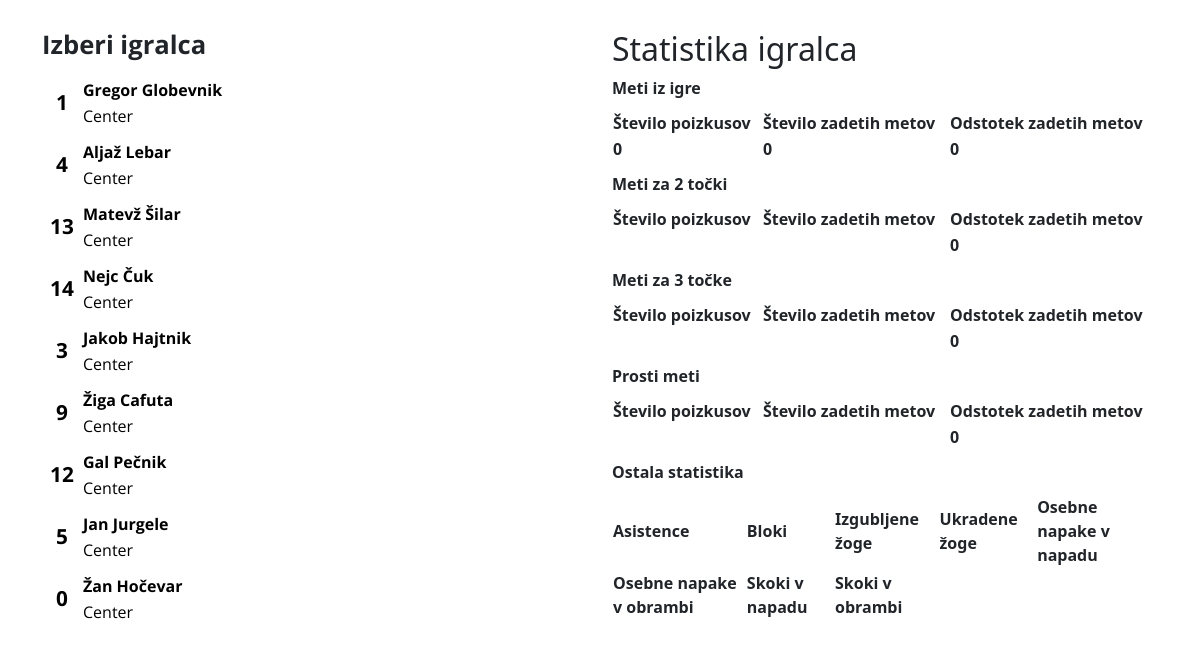
Screenshot of /final_stat with the database file from the repository.
### app/models.py (models this page shows, shortened)
class Players(db.Model):
    player_id = db.Column(db.Integer, primary_key=True, autoincrement=True)
    full_name = db.Column(db.String(50), index=True, nullable=False)
    jersey_no = db.Column(db.String(50), index=True, nullable=False)
    pa_1 = db.Column(db.Integer, index=True)
    pm_1 = db.Column(db.Integer, index=True)
    pa_2 = db.Column(db.Integer, index=True)
    pm_2 = db.Column(db.Integer, index=True)
    pa_3 = db.Column(db.Integer, index=True)
    pm_3 = db.Column(db.Integer, index=True)
    fouls_o = db.Column(db.Integer, index=True)
    fouls_d = db.Column(db.Integer, index=True)
    rebounds_o = db.Column(db.Integer, index=True)
    rebounds_d = db.Column(db.Integer, index=True)
    assists = db.Column(db.Integer, index=True)
    turnovers = db.Column(db.Integer, index=True)
    blocks = db.Column(db.Integer, index=True)
    steals = db.Column(db.Integer, index=True)
    id_positon = db.Column(db.Integer, db.ForeignKey('positions.position_id'), nullable=False)
    id_opponent = db.Column(db.Integer, db.ForeignKey('opponents.opponent_id'))

### app/routes.py (the view, shortened to what this page needs)
@app.route('/final_stat', methods=['GET', 'POST'])
def final_stat():
    selected_id = request.args.get('id', None)
    players = Players.query.all()
    current_opponent = Opponents.query.filter_by(date=date.today()).first()
    selected_player = Players.query.filter_by(player_id=selected_id).first()
    if selected_id is None:
        fga = 0
        fgm = 0
        percentage1 = 0
        percentage2 = 0
        percentage3 = 0
        percentage_fg = 0
    return render_template('final_stat.html', current_opponent=current_opponent, players=players,
                           selected_player=selected_player, fga=fga, fgm=fgm, percentage1=percentage1,
                           percentage2=percentage2, percentage3=percentage3, percentage_fg=percentage_fg)

### app/templates/final_stat.html (shortened to what this page needs)
<!DOCTYPE html>
<html lang="en">
<head>
    <link rel="stylesheet" href="{{ url_for('static',filename='style.css') }}">
    <link href="https://cdn.jsdelivr.net/npm/bootstrap@5.1.0/dist/css/bootstrap.min.css" rel="stylesheet">
    <link rel="stylesheet" href="/static/css/base.css">
    <link rel="stylesheet" href="/static/css/playerList.css">
</head>
<body>
    <div class="container">
        <div class="row">
            <div class="col">
                <h1>Izberi igralca</h1>
                <div class="side-players">
                    {% for player in players %}
                        <a href="{{ url_for('final_stat', id=player.player_id) }}" class="player" id="{{ player.player_id }}">
                            <table>
                                <tr>
                                    <td rowspan="2" class="player-id">
                                        <div>{{ player.jersey_no }}</div>
                                    </td>
                                    <td>
                                        <div class="player-name">{{ player.full_name }}</div>
                                    </td>
                                </tr>
                                <tr>
                                    <td>
                                        <div class="player-pos">Center</div>
                                    </td>
                                </tr>
                            </table>
                        </a>
                    {% endfor  %}
                </div>
            </div>
            <div class="col">
                <h2>Statistika igralca {{ selected_player.full_name }}</h2>
                <table>
                    <tr>
                        <td>Število poizkusov</td>
                        <td>Število zadetih metov</td>
                        <td>Odstotek zadetih metov</td>
                    </tr>
                    <tr>
                        <td id="fga">{{ fga }}</td>
                        <td id="fgm">{{ fgm }}</td>
                        <td id="percentage_fg">{{ percentage_fg }}</td>
                    </tr>
                </table>
                <table>
                    <tr>
                        <td>Število poizkusov</td>
                        <td>Število zadetih metov</td>
                        <td>Odstotek zadetih metov</td>
                    </tr>
                    <tr>
                        <td id="pa2">{{ selected_player.pa_2 }}</td>
                        <td id="pm2">{{ selected_player.pm_2 }}</td>
                        <td id="percentage2">{{ percentage2 }}</td>
                    </tr>
                </table>
                <table>
                    <tr>
                        <td>Število poizkusov</td>
                        <td>Število zadetih metov</td>
                        <td>Odstotek zadetih metov</td>
                    </tr>
                    <tr>
                        <td id="pa3">{{ selected_player.pa_3 }}</td>
                        <td id="pm3">{{ selected_player.pm_3 }}</td>
                        <td id="percentage3">{{ percentage3 }}</td>
                    </tr>
                </table>
                <table>
                    <tr>
                        <td>Število poizkusov</td>
                        <td>Število zadetih metov</td>
                        <td>Odstotek zadetih metov</td>
                    </tr>
                    <tr>
                        <td id="pa1">{{ selected_player.pa_1 }}</td>
                        <td id="pm1">{{ selected_player.pm_1 }}</td>
                        <td id="percentage1">{{ percentage1 }}</td>
                    </tr>
                </table>
                <table>
                    <tr>
                        <td>Asistence</td>
                        <td>Bloki</td>
                        <td>Izgubljene žoge</td>
                        <td>Ukradene žoge</td>
                        <td>Osebne napake v napadu</td>
                    </tr>
                    <tr>
                        <td id="ast">{{ selected_player.assists }}</td>
                        <td id="blk">{{ selected_player.blocks }}</td>
                        <td id="to">{{ selected_player.turnovers }}</td>
                        <td id="stl">{{ selected_player.steals }}</td>
                        <td id="opf">{{ selected_player.fouls_o }}</td>
                    </tr>
                    <tr>
                        <td>Osebne napake v obrambi</td>
                        <td>Skoki v napadu</td>
                        <td>Skoki v obrambi</td>
                    </tr>
                    <tr>
                        <td id="dpf">{{ selected_player.fouls_d }}</td>
                        <td id="oreb">{{ selected_player.rebounds_o }}</td>
                        <td id="dreb">{{ selected_player.rebounds_d }}</td>
                    </tr>
                </table>
            </div>
        </div>
    </div>
</body>
</html>

### app/static/css/playerList.css (style rules this page uses)
h1 { font-family: 'Open Sans', sans-serif; font-size: 1.6em; font-weight: bold; }
body { background-color: white; padding: 30px; }
div { font-weight:bold; }
.side-players { height: 100%; width: 40%; margin-top: 16px; }
a { text-decoration: none; }
table { margin: 10px 0; padding: 7px 0; width: 100%; border: none; border-radius: 10px; }
.player-id { font-family: 'Open Sans', sans-serif; font-weight: bold; color: black; font-size: 1.3em; width: 40px; text-align: center; }
.player-name { font-family: 'Open Sans', sans-serif; font-weight: bold; color: black; }
.player-pos { font-family: 'Open Sans', sans-serif; font-weight: lighter; color: black; }
@media screen and (max-width: 1200px) { .side-players { width: 40%; } }

### rows the page displays
Players: jersey_no "1", full_name "Gregor Globevnik"
Players: jersey_no "4", full_name "Aljaž Lebar"
Players: jersey_no "13", full_name "Matevž Šilar"
Players: jersey_no "14", full_name "Nejc Čuk"
Players: jersey_no "3", full_name "Jakob Hajtnik"
Players: jersey_no "9", full_name "Žiga Cafuta"
Players: jersey_no "12", full_name "Gal Pečnik"
Players: jersey_no "5", full_name "Jan Jurgele"
Players: jersey_no "0", full_name "Žan Hočevar"

### other values shown
{{ fga }} "0"
{{ fgm }} "0"
{{ percentage_fg }} "0"
{{ percentage2 }} "0"
{{ percentage3 }} "0"
{{ percentage1 }} "0"
